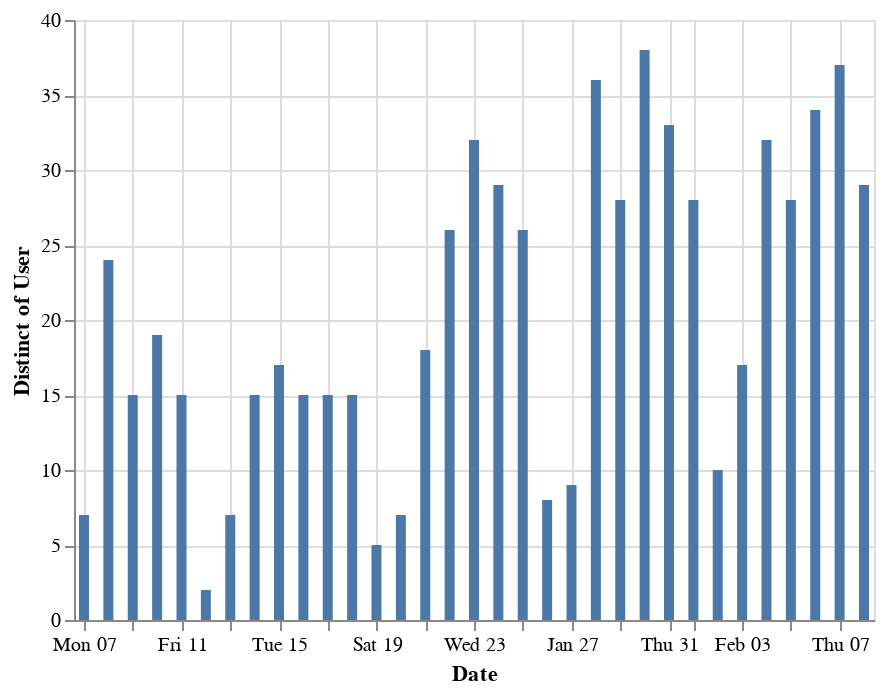

Notebook source saved alongside this figure:
### Code cell
data_range = df[(df['Date'] > '2019-01-06') & (df['Date'] < '2019-02-09')]

alt.Chart(data_range).mark_bar().encode(
    x='Date:T',
    y='distinct(User)'
)

### Figure 1 — Vega-Lite specification as saved in the notebook (floating-point values rounded to 4 significant figures; data arrays with more than 128 entries replaced by an {"elided": "..."} marker saying what was removed)
{"$schema": "https://vega.github.io/schema/vega-lite/v2.4.3.json", "config": {"view": {"height": 300, "width": 400}}, "data": {"values": {"elided": "1100 records"}}, "encoding": {"x": {"field": "Date", "type": "temporal"}, "y": {"aggregate": "distinct", "field": "User", "type": "nominal"}}, "mark": "bar"}
